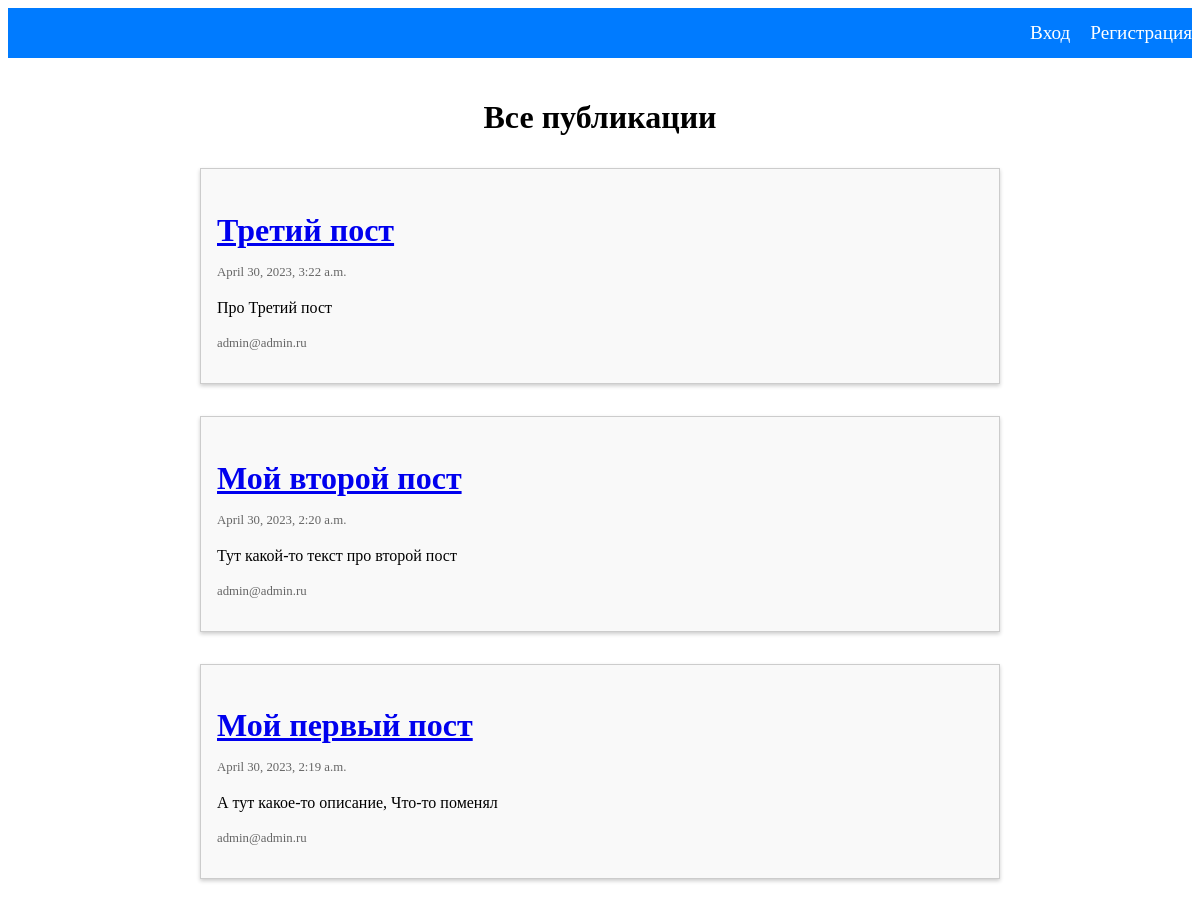
The page / on the database its author committed.
### blog/models.py (models this page shows, shortened)
class Post(models.Model):
    title = models.CharField(max_length=255)
    text = models.TextField()
    created_date = models.DateTimeField(auto_now_add=True)
    author = models.ForeignKey(CustomUser, on_delete=models.CASCADE)

### users/models.py (models this page shows)
class CustomUser(AbstractBaseUser, PermissionsMixin):
    email = models.EmailField(_('email address'), unique=True)
    is_staff = models.BooleanField(default=False)
    is_active = models.BooleanField(default=True)
    date_joined = models.DateTimeField(default=timezone.now)
    USERNAME_FIELD = 'email'
    REQUIRED_FIELDS = []
    objects = CustomUserManager()
    def __str__(self):
        return self.email

### blog/views.py (the view)
# urls.py: path('', PostListView.as_view(), name='post_list'),
class PostListView(ListView):
    model = Post
    context_object_name = 'posts'
    template_name = 'blog/post_list.html'

### blog/templates/blog/post_list.html (shortened to what this page needs)
{% extends 'blog/base.html' %}
{% block body %}
<h1 class="main-heading">
  Все публикации
</h1>
<ul class="post-list">
  {% for post in posts|dictsortreversed:"created_date" %}
  <li class="post">
    <h2 class="post-title">
      <a href="{% url 'blog:post_detail' pk=post.pk %}">
        {{ post.title }}
      </a>
    </h2>
    <p class="post-date">
      {{ post.created_date }}
    </p>
    <p class="post-text">
      {{ post.text }}
    </p>
    <p class="post-author">
      {{ post.author }}
    </p>
  </li>
  {% endfor %}
</ul>
{% endblock %}

### static/css/style.css (style rules this page uses)
.main-heading { font-size: 2rem; text-align: center; margin-bottom: 2rem; }
.post-list { list-style: none; margin: 0; padding: 0; }
.post { margin-bottom: 2rem; border: 1px solid #ccc; padding: 1rem; background-color: #f9f9f9; box-shadow: 0 2px 4px rgba(0, 0, 0, 0.2); }
.post-title { font-size: 1.5rem; margin-bottom: 1rem; }
.post-date { font-size: 0.8rem; color: #666; margin-bottom: 0.5rem; }
.post-text { font-size: 1rem; line-height: 1.5; margin-bottom: 1rem; }
.post-author { font-size: 0.8rem; color: #666; }
.post-title { font-size: 2rem; margin-bottom: 1rem; }
.post-author { font-size: 0.8rem; color: #666; margin-bottom: 1rem; }

### rows shown on the page
Post: title "Третий пост", created_date "April 30, 2023, 3:22 a.m.", text "Про Третий пост", author "admin@admin.ru"
Post: title "Мой второй пост", created_date "April 30, 2023, 2:20 a.m.", text "Тут какой-то текст про второй пост", author "admin@admin.ru"
Post: title "Мой первый пост", created_date "April 30, 2023, 2:19 a.m.", text "А тут какое-то описание, Что-то поменял", author "admin@admin.ru"
